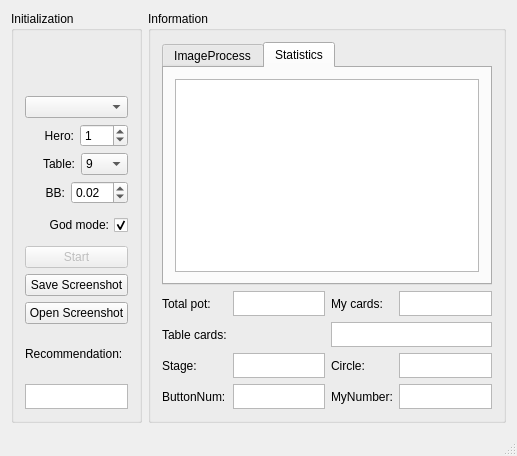
<?xml version="1.0" encoding="UTF-8"?>
<ui version="4.0">
 <class>MainWindow</class>
 <widget class="QMainWindow" name="MainWindow">
  <property name="geometry">
   <rect>
    <x>0</x>
    <y>0</y>
    <width>517</width>
    <height>456</height>
   </rect>
  </property>
  <property name="windowTitle">
   <string>QPDFMerge</string>
  </property>
  <property name="windowIcon">
   <iconset resource="resources.qrc">
    <normaloff>:/pdf.png</normaloff>:/pdf.png</iconset>
  </property>
  <widget class="QWidget" name="centralWidget">
   <layout class="QGridLayout" name="gridLayout_2">
    <item row="0" column="2">
     <widget class="QGroupBox" name="groupBoxInformation">
      <property name="title">
       <string>Information</string>
      </property>
      <layout class="QGridLayout" name="gridLayout_3">
       <item row="4" column="2">
        <widget class="QLabel" name="lbMyCards">
         <property name="text">
          <string>My cards:</string>
         </property>
        </widget>
       </item>
       <item row="5" column="2" colspan="2">
        <widget class="QTextBrowser" name="tbTableCards">
         <property name="maximumSize">
          <size>
           <width>16777215</width>
           <height>25</height>
          </size>
         </property>
        </widget>
       </item>
       <item row="4" column="0">
        <widget class="QLabel" name="lbTotalPot">
         <property name="text">
          <string>Total pot:</string>
         </property>
        </widget>
       </item>
       <item row="5" column="0">
        <widget class="QLabel" name="lbTableCards">
         <property name="text">
          <string>Table cards:</string>
         </property>
        </widget>
       </item>
       <item row="4" column="1">
        <widget class="QTextBrowser" name="tbTotalPot">
         <property name="maximumSize">
          <size>
           <width>16777215</width>
           <height>25</height>
          </size>
         </property>
        </widget>
       </item>
       <item row="4" column="3">
        <widget class="QTextBrowser" name="tbMyCards">
         <property name="maximumSize">
          <size>
           <width>16777215</width>
           <height>25</height>
          </size>
         </property>
        </widget>
       </item>
       <item row="3" column="0" colspan="4">
        <layout class="QHBoxLayout" name="horizontalLayout">
         <item>
          <widget class="QTabWidget" name="tabWidgetPlayers">
           <property name="minimumSize">
            <size>
             <width>300</width>
             <height>0</height>
            </size>
           </property>
           <property name="currentIndex">
            <number>1</number>
           </property>
           <widget class="QWidget" name="ImageProcess">
            <attribute name="title">
             <string>ImageProcess</string>
            </attribute>
            <layout class="QGridLayout" name="gridLayout_4">
             <item row="0" column="0">
              <widget class="QTableWidget" name="twPlayers">
               <attribute name="horizontalHeaderDefaultSectionSize">
                <number>50</number>
               </attribute>
               <attribute name="verticalHeaderVisible">
                <bool>false</bool>
               </attribute>
              </widget>
             </item>
            </layout>
           </widget>
           <widget class="QWidget" name="Statistics">
            <attribute name="title">
             <string>Statistics</string>
            </attribute>
            <layout class="QGridLayout" name="gridLayout_5">
             <item row="0" column="0">
              <widget class="QTableWidget" name="twStrategyPlayers">
               <property name="minimumSize">
                <size>
                 <width>0</width>
                 <height>0</height>
                </size>
               </property>
               <attribute name="horizontalHeaderDefaultSectionSize">
                <number>50</number>
               </attribute>
               <attribute name="verticalHeaderVisible">
                <bool>false</bool>
               </attribute>
              </widget>
             </item>
            </layout>
           </widget>
          </widget>
         </item>
        </layout>
       </item>
       <item row="6" column="0">
        <widget class="QLabel" name="lbStage">
         <property name="text">
          <string>Stage:</string>
         </property>
        </widget>
       </item>
       <item row="6" column="1">
        <widget class="QTextBrowser" name="tbStage">
         <property name="maximumSize">
          <size>
           <width>16777215</width>
           <height>25</height>
          </size>
         </property>
        </widget>
       </item>
       <item row="6" column="2">
        <widget class="QLabel" name="lbCircle">
         <property name="text">
          <string>Circle:</string>
         </property>
        </widget>
       </item>
       <item row="6" column="3">
        <widget class="QTextBrowser" name="tbCircle">
         <property name="maximumSize">
          <size>
           <width>16777215</width>
           <height>25</height>
          </size>
         </property>
        </widget>
       </item>
       <item row="7" column="0">
        <widget class="QLabel" name="lbButtonNumber">
         <property name="text">
          <string>ButtonNum:</string>
         </property>
        </widget>
       </item>
       <item row="7" column="1">
        <widget class="QTextBrowser" name="tbButtonNumber">
         <property name="maximumSize">
          <size>
           <width>16777215</width>
           <height>25</height>
          </size>
         </property>
        </widget>
       </item>
       <item row="7" column="2">
        <widget class="QLabel" name="lbMyNumber">
         <property name="text">
          <string>MyNumber:</string>
         </property>
        </widget>
       </item>
       <item row="7" column="3">
        <widget class="QTextBrowser" name="tbMyNumber">
         <property name="maximumSize">
          <size>
           <width>16777215</width>
           <height>25</height>
          </size>
         </property>
        </widget>
       </item>
      </layout>
     </widget>
    </item>
    <item row="0" column="1">
     <widget class="QGroupBox" name="groupBoxInitialization">
      <property name="title">
       <string>Initialization</string>
      </property>
      <layout class="QGridLayout" name="gridLayout">
       <item row="0" column="0">
        <widget class="QLabel" name="lbTarget">
         <property name="minimumSize">
          <size>
           <width>0</width>
           <height>40</height>
          </size>
         </property>
         <property name="text">
          <string/>
         </property>
         <property name="pixmap">
          <pixmap resource="resources.qrc">:/target.png</pixmap>
         </property>
        </widget>
       </item>
       <item row="1" column="0">
        <widget class="QComboBox" name="comboBoxWindow">
         <property name="minimumSize">
          <size>
           <width>0</width>
           <height>20</height>
          </size>
         </property>
        </widget>
       </item>
       <item row="7" column="0">
        <widget class="QCheckBox" name="checkBoxGodMode">
         <property name="minimumSize">
          <size>
           <width>0</width>
           <height>30</height>
          </size>
         </property>
         <property name="acceptDrops">
          <bool>false</bool>
         </property>
         <property name="layoutDirection">
          <enum>Qt::RightToLeft</enum>
         </property>
         <property name="autoFillBackground">
          <bool>false</bool>
         </property>
         <property name="text">
          <string>God mode:</string>
         </property>
         <property name="checked">
          <bool>true</bool>
         </property>
        </widget>
       </item>
       <item row="8" column="0">
        <widget class="QPushButton" name="pbStartStop">
         <property name="enabled">
          <bool>false</bool>
         </property>
         <property name="minimumSize">
          <size>
           <width>0</width>
           <height>20</height>
          </size>
         </property>
         <property name="text">
          <string>Start</string>
         </property>
         <property name="checkable">
          <bool>true</bool>
         </property>
         <property name="checked">
          <bool>false</bool>
         </property>
         <property name="default">
          <bool>false</bool>
         </property>
        </widget>
       </item>
       <item row="9" column="0">
        <widget class="QPushButton" name="pbSaveScreenshot">
         <property name="text">
          <string>Save Screenshot</string>
         </property>
        </widget>
       </item>
       <item row="10" column="0">
        <widget class="QPushButton" name="pbOpenScreenshot">
         <property name="text">
          <string>Open Screenshot</string>
         </property>
        </widget>
       </item>
       <item row="11" column="0">
        <widget class="QLabel" name="lbRecommendation">
         <property name="text">
          <string>Recommendation:</string>
         </property>
        </widget>
       </item>
       <item row="12" column="0">
        <widget class="QTextBrowser" name="tbRecommendation">
         <property name="maximumSize">
          <size>
           <width>16777215</width>
           <height>25</height>
          </size>
         </property>
        </widget>
       </item>
       <item row="5" column="0">
        <layout class="QHBoxLayout" name="horizontalLayout_3">
         <item>
          <widget class="QLabel" name="lbTableSize">
           <property name="minimumSize">
            <size>
             <width>50</width>
             <height>0</height>
            </size>
           </property>
           <property name="text">
            <string>Table:</string>
           </property>
           <property name="alignment">
            <set>Qt::AlignRight|Qt::AlignTrailing|Qt::AlignVCenter</set>
           </property>
          </widget>
         </item>
         <item>
          <widget class="QComboBox" name="cbTableSize">
           <property name="minimumSize">
            <size>
             <width>0</width>
             <height>20</height>
            </size>
           </property>
           <property name="currentIndex">
            <number>1</number>
           </property>
           <item>
            <property name="text">
             <string>6</string>
            </property>
           </item>
           <item>
            <property name="text">
             <string>9</string>
            </property>
           </item>
           <item>
            <property name="text">
             <string>10</string>
            </property>
           </item>
          </widget>
         </item>
        </layout>
       </item>
       <item row="4" column="0">
        <layout class="QHBoxLayout" name="horizontalLayout_2">
         <item>
          <widget class="QLabel" name="lbPosition">
           <property name="minimumSize">
            <size>
             <width>0</width>
             <height>0</height>
            </size>
           </property>
           <property name="text">
            <string>Hero:</string>
           </property>
           <property name="alignment">
            <set>Qt::AlignRight|Qt::AlignTrailing|Qt::AlignVCenter</set>
           </property>
          </widget>
         </item>
         <item>
          <widget class="QSpinBox" name="sbPosition">
           <property name="minimumSize">
            <size>
             <width>0</width>
             <height>20</height>
            </size>
           </property>
           <property name="minimum">
            <number>0</number>
           </property>
           <property name="maximum">
            <number>10</number>
           </property>
           <property name="value">
            <number>1</number>
           </property>
          </widget>
         </item>
        </layout>
       </item>
       <item row="6" column="0">
        <layout class="QHBoxLayout" name="horizontalLayout_4">
         <item>
          <widget class="QLabel" name="lbBigBlind">
           <property name="minimumSize">
            <size>
             <width>0</width>
             <height>0</height>
            </size>
           </property>
           <property name="text">
            <string>BB:</string>
           </property>
           <property name="alignment">
            <set>Qt::AlignRight|Qt::AlignTrailing|Qt::AlignVCenter</set>
           </property>
          </widget>
         </item>
         <item>
          <widget class="QDoubleSpinBox" name="dsbBigBlind">
           <property name="minimumSize">
            <size>
             <width>0</width>
             <height>20</height>
            </size>
           </property>
           <property name="singleStep">
            <double>0.010000000000000</double>
           </property>
           <property name="value">
            <double>0.020000000000000</double>
           </property>
          </widget>
         </item>
        </layout>
       </item>
      </layout>
     </widget>
    </item>
   </layout>
  </widget>
  <widget class="QMenuBar" name="menuBar">
   <property name="geometry">
    <rect>
     <x>0</x>
     <y>0</y>
     <width>517</width>
     <height>26</height>
    </rect>
   </property>
  </widget>
  <widget class="QStatusBar" name="statusBar"/>
 </widget>
 <layoutdefault spacing="6" margin="11"/>
 <resources>
  <include location="resources.qrc"/>
 </resources>
 <connections/>
</ui>
